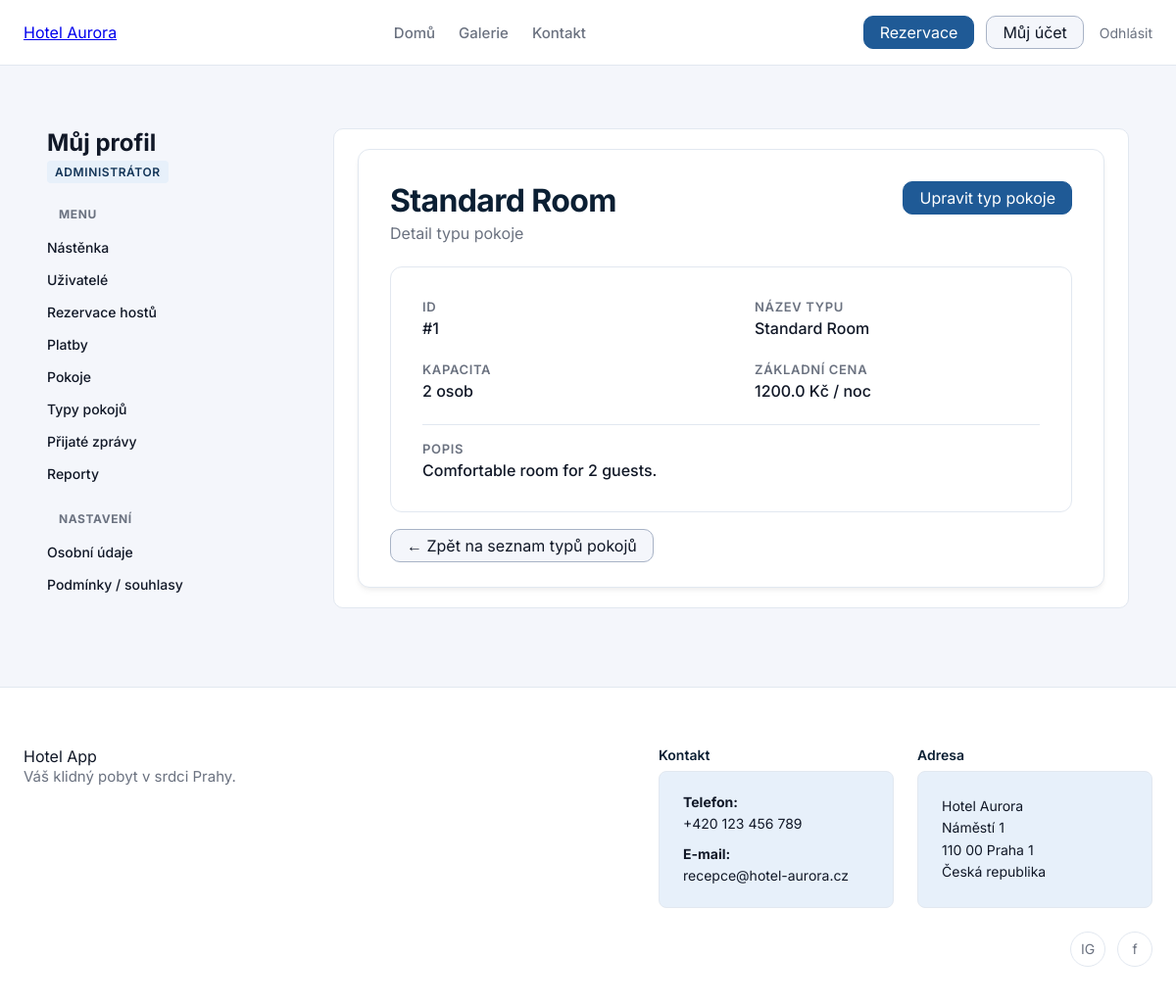
The app's page /room_types/1 (signed in) with its own data.
### tables this page shows
CREATE TABLE room_types
(
    id          integer not null
        constraint room_types_pk_2
            primary key autoincrement,
    name        TEXT    not null
        constraint room_types_pk
            unique,
    capacity    integer not null,
    base_price  REAL    not null,
    description TEXT
);

### pages/RoomTypePage.py (the view)
@router.get("/{room_type_id}", name="room_type_detail")
async def room_type_detail(
    room_type_id: int,
    request: Request,
    room_type_svc: RoomTypeService = Depends(room_type_service),
    current_user=Depends(get_current_user),
):
    if isinstance(current_user, RedirectResponse):
        return current_user
    flags = _profile_role_flags(current_user)
    if not flags["is_admin_or_receptionist"]:
        raise HTTPException(status_code=403, detail="Nemáte oprávnění zobrazit typy pokojů")
    room_type = room_type_svc.get_room_type_by_id(room_type_id)
    if not room_type:
        raise HTTPException(status_code=404, detail="Typ pokoje neexistuje")
    tpl = request.app.state.templates
    return tpl.TemplateResponse(
        "room_types/room_type_detail.html",
        {
            "request": request,
            "title": f"Typ pokoje: {room_type['name']}",
            "room_type": room_type,
            "current_user": current_user,
            **flags,
        },
    )

### templates/room_types/room_type_detail.html (shortened to what this page needs)
{% extends "profile/profile_base.html" %}
{% block profile_content %}
  <div class="dashboard-header" style="display: flex; justify-content: space-between; align-items: flex-start; margin-bottom: 24px;">
    <div>
        <h1 style="margin: 0 0 4px 0;">{{ room_type.name }}</h1>
        <p style="color: var(--color-text-muted); margin: 0;">Detail typu pokoje</p>
    </div>
    <a href="{{ url_for('room_type_edit', room_type_id=room_type.id) }}" class="btn btn-primary">
      Upravit typ pokoje
    </a>
  </div>
  <div class="detail-card">
    <div class="detail-grid">
      <div class="detail-item">
        <span class="detail-label">ID</span>
        <span class="detail-value">#{{ room_type.id }}</span>
      </div>
      <div class="detail-item">
        <span class="detail-label">Název typu</span>
        <span class="detail-value">{{ room_type.name }}</span>
      </div>
      <div class="detail-item">
        <span class="detail-label">Kapacita</span>
        <span class="detail-value">{{ room_type.capacity }} osob</span>
      </div>
      <div class="detail-item">
        <span class="detail-label">Základní cena</span>
        <span class="detail-value">{{ room_type.base_price }} Kč / noc</span>
      </div>
      <div class="detail-item full-width">
        <span class="detail-label">Popis</span>
        <span class="detail-value">
          {% if room_type.description %}
            {{ room_type.description }}
          {% else %}
            <span style="color: var(--color-text-muted); font-style: italic;">Bez popisu</span>
          {% endif %}
        </span>
      </div>
    </div>
  </div>
  <div style="margin-top: 24px;">
      <a href="{{ url_for('room_types_list') }}" class="btn btn-secondary">
        &larr; Zpět na seznam typů pokojů
      </a>
  </div>
{% endblock %}

### static/styles.css (style rules this page uses)
html { height: 100%; }
* { box-sizing: border-box; font-family: "Inter", sans-serif; }
:root { --color-primary-900: #0B1F33; --color-primary-700: #123457; --color-primary-500: #1F5A96; --color-primary-100: #E7F0FA; --color-primary-white: #FFFFFF; --color-accent-500: #D4A857; --color-accent-100: #FFF5E6; --color-bg-main: #F4F6FB; --color-bg-card: #FFFFFF; --color-border-subtle: #E2E8F0; --color-text-main: #111827; --color-text-muted: #6B7280; --color-text-on-dark: #F9FAFB; --color-bg-secondary: #A8B3C6; --color-success: #16A34A; --color-warning: #F59E0B; --color-error: #DC2626; --color-info: #0EA5E9; }
body { margin: 0; background: var(--color-bg-main); color: var(--color-text-main); min-height: 100vh; display: flex; flex-direction: column; }
h1 { font-size: 32px; font-weight: 700; margin-bottom: 24px; color: var(--color-primary-900); letter-spacing: -0.02em; }
.btn { padding: 6px 16px; border-radius: 10px; text-decoration: none; border: 1px solid transparent; white-space: nowrap; cursor: pointer; }
.btn-primary { background-color: var(--color-primary-500); color: var(--color-primary-white); border-color: var(--color-primary-500); }
.btn-secondary { background-color: var(--color-bg-main); color: var(--color-text-main); border-color: var(--color-bg-secondary); }
html { scroll-behavior: smooth; }
.profile-content-card h1, .profile-content-card h2 { margin-top: 0; color: var(--color-primary-900); }
.detail-card { background: var(--color-primary-white); border: 1px solid var(--color-border-subtle); border-radius: 12px; padding: 32px; }
.detail-grid { display: grid; grid-template-columns: repeat(2, 1fr); gap: 24px 48px; }
.detail-item { display: flex; flex-direction: column; gap: 4px; }
.detail-item.full-width { grid-column: 1 / -1; border-top: 1px solid var(--color-border-subtle); padding-top: 16px; }
.detail-label { font-size: 13px; font-weight: 600; text-transform: uppercase; color: var(--color-text-muted); letter-spacing: 0.05em; }
.detail-value { font-size: 16px; color: var(--color-text-main); font-weight: 500; }

### records on screen
room_types: name "Standard Room", id "1", capacity "2", base_price "1200.0", description "Comfortable room for 2 guests."
